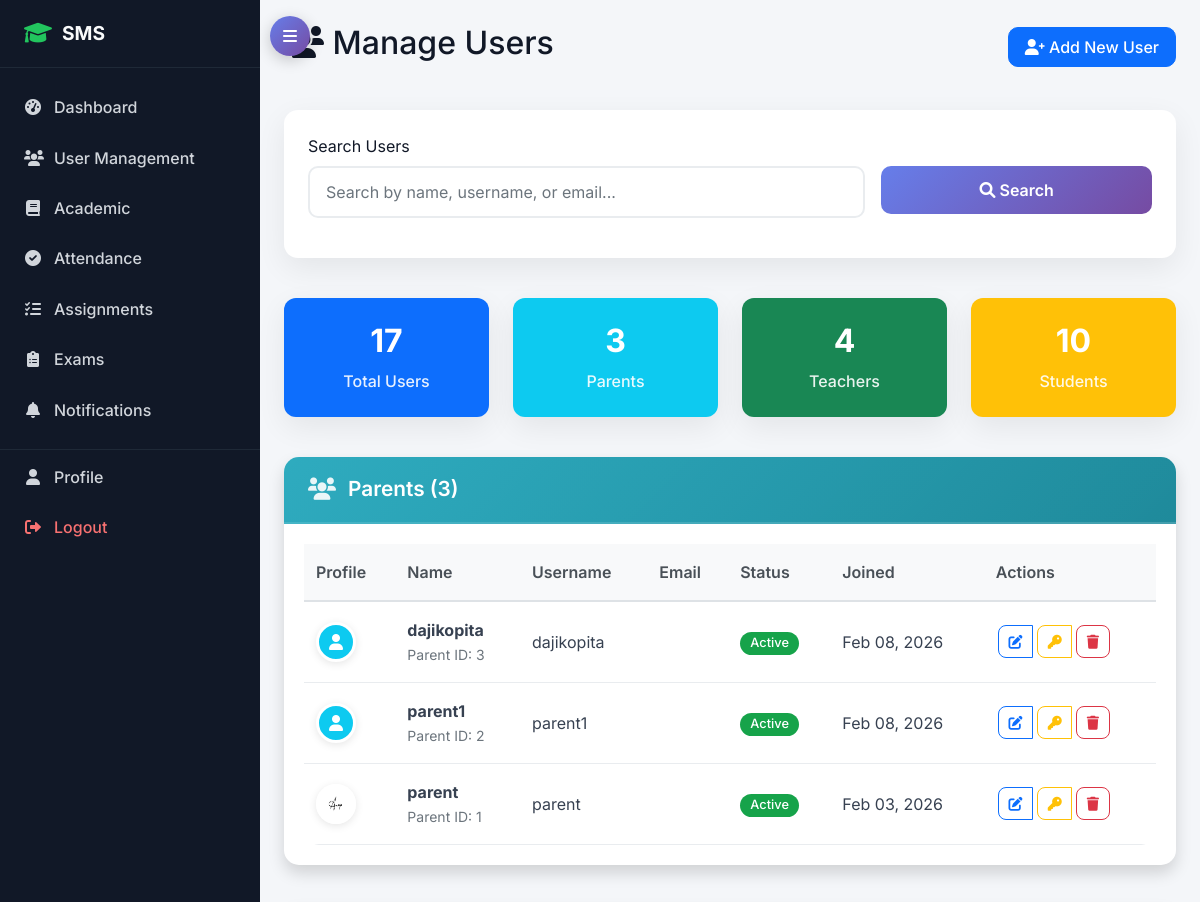
Page /accounts/admin/users/ (signed in, upper part) on the earlier database version.
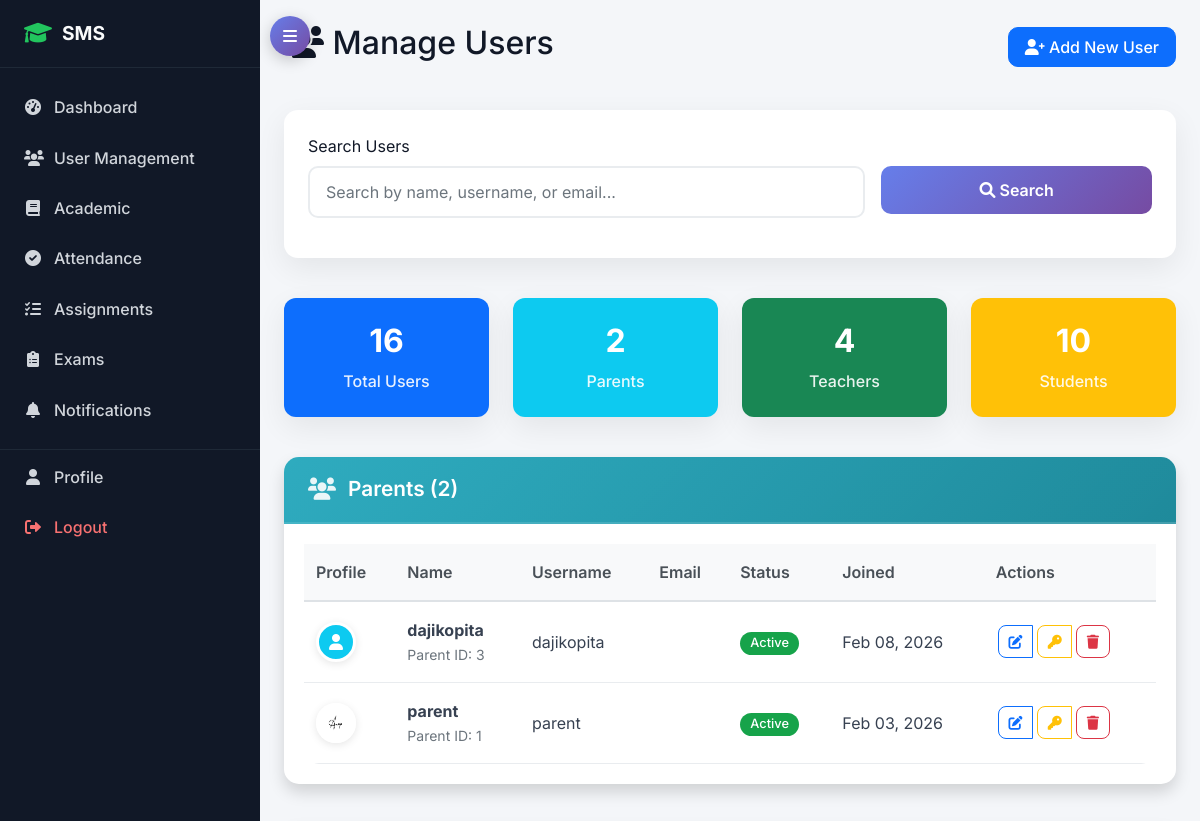
Same page on the later database version.
### accounts/models.py (models this page shows, shortened)
class User(AbstractUser):
    USER_TYPE_CHOICES = (
        ('admin', 'Admin'),
        ('student', 'Student'),
        ('teacher', 'Teacher'),
        ('parent', 'Parent'),
    )
    user_type = models.CharField(max_length=10, choices=USER_TYPE_CHOICES)
    phone_regex = RegexValidator(regex=r'^\+?1?\d{9,15}$', message="Phone number must be entered in the format: '+999999999'. Up to 15 digits allowed.")
    phone_number = models.CharField(validators=[phone_regex], max_length=17, blank=True)
    address = models.TextField(blank=True)
    date_of_birth = models.DateField(null=True, blank=True)
    profile_picture = models.ImageField(upload_to='profile_pics/', blank=True, null=True)
    is_active = models.BooleanField(default=True)
    created_at = models.DateTimeField(auto_now_add=True)
    updated_at = models.DateTimeField(auto_now=True)

class ParentProfile(models.Model):
    user = models.OneToOneField(User, on_delete=models.CASCADE, related_name='parent_profile')
    occupation = models.CharField(max_length=100)
    children = models.ManyToManyField(StudentProfile, related_name='parents')

### accounts/views.py (the view, shortened to what this page needs)
# urls.py: path('admin/users/', views.admin_user_list, name='admin_user_list'),
@login_required
@user_passes_test(is_admin)
def admin_user_list(request):
    search = request.GET.get('search', '')
    base_users = User.objects.exclude(user_type='admin')
    grouped_users = {
        'parents': base_users.filter(user_type='parent').order_by('-date_joined'),
        'teachers': base_users.filter(user_type='teacher').order_by('-date_joined'),
        'students': base_users.filter(user_type='student').order_by('-date_joined'),
    }
    user_counts = {
        'parents': grouped_users['parents'].count(),
        'teachers': grouped_users['teachers'].count(),
        'students': grouped_users['students'].count(),
        'total': sum([grouped_users['parents'].count(), grouped_users['teachers'].count(), grouped_users['students'].count()])
    }
    context = {
        'grouped_users': grouped_users,
        'user_counts': user_counts,
        'search': search,
    }
    return render(request, 'accounts/admin_user_list.html', context)

### accounts/views.py (called while the page is built)
def is_admin(user):
    return user.is_authenticated and user.user_type == 'admin'

### templates/accounts/admin_user_list.html (shortened to what this page needs)
{% extends 'base.html' %}
{% block content %}
<div class="row">
    <div class="col-12">
        <div class="d-flex justify-content-between align-items-center mb-4">
            <h2><i class="fas fa-users"></i> Manage Users</h2>
            <a href="{% url 'accounts:admin_create_user' %}" class="btn btn-primary">
                <i class="fas fa-user-plus"></i> Add New User
            </a>
        </div>
    </div>
</div>
<div class="row mb-4">
    <div class="col-12">
        <div class="card search-section">
            <div class="card-body">
                <form method="get" class="row g-3">
                    <div class="col-md-8">
                        <label for="search" class="form-label">Search Users</label>
                        <input type="text" name="search" id="search" class="form-control"
                               placeholder="Search by name, username, or email..." value="{{ search }}">
                    </div>
                    <div class="col-md-4">
                        <label class="form-label">&nbsp;</label>
                        <div class="d-grid">
                            <button type="submit" class="btn btn-primary">
                                <i class="fas fa-search"></i> Search
                            </button>
                        </div>
                    </div>
                </form>
            </div>
        </div>
    </div>
</div>
<div class="row mb-4">
    <div class="col-md-3">
        <div class="card bg-primary text-white user-stats-card">
            <div class="card-body text-center">
                <h4>{{ user_counts.total }}</h4>
                <p class="mb-0">Total Users</p>
            </div>
        </div>
    </div>
    <div class="col-md-3">
        <div class="card bg-info text-white user-stats-card">
            <div class="card-body text-center">
                <h4>{{ user_counts.parents }}</h4>
                <p class="mb-0">Parents</p>
            </div>
        </div>
    </div>
    <div class="col-md-3">
        <div class="card bg-success text-white user-stats-card">
            <div class="card-body text-center">
                <h4>{{ user_counts.teachers }}</h4>
                <p class="mb-0">Teachers</p>
            </div>
        </div>
    </div>
    <div class="col-md-3">
        <div class="card bg-warning text-white user-stats-card">
            <div class="card-body text-center">
                <h4>{{ user_counts.students }}</h4>
                <p class="mb-0">Students</p>
            </div>
        </div>
    </div>
</div>
<div class="row mb-4 user-group-section">
    <div class="col-12">
        <div class="card shadow">
            <div class="card-header bg-info text-white">
                <h4 class="mb-0"><i class="fas fa-users"></i> Parents ({{ user_counts.parents }})</h4>
            </div>
            <div class="card-body">
                {% if grouped_users.parents %}
                <div class="table-responsive">
                    <table class="table table-hover">
                        <thead>
                            <tr>
                                <th>Profile</th>
                                <th>Name</th>
                                <th>Username</th>
                                <th>Email</th>
                                <th>Status</th>
                                <th>Joined</th>
                                <th>Actions</th>
                            </tr>
                        </thead>
                        <tbody>
                            {% for user in grouped_users.parents %}
                            <tr>
                                <td>
                                    {% if user.profile_picture %}
                                        <img src="{{ user.profile_picture.url }}" class="rounded-circle" width="40" height="40">
                                    {% else %}
                                        <div class="bg-info rounded-circle d-flex align-items-center justify-content-center" style="width: 40px; height: 40px;">
                                            <i class="fas fa-user text-white"></i>
                                        </div>
                                    {% endif %}
                                </td>
                                <td>
                                    <strong>{{ user.get_full_name|default:user.username }}</strong>
                                    {% if user.parent_profile %}
                                        <br><small class="text-muted">Parent ID: {{ user.parent_profile.id }}</small>
                                    {% endif %}
                                </td>
                                <td>{{ user.username }}</td>
                                <td>{{ user.email }}</td>
                                <td>
                                    {% if user.is_active %}
                                        <span class="badge bg-success">Active</span>
                                    {% else %}
                                        <span class="badge bg-danger">Inactive</span>
                                    {% endif %}
                                </td>
                                <td>{{ user.date_joined|date:"M d, Y" }}</td>
                                <td>
                                    <div class="btn-group" role="group">
                                        <a href="{% url 'accounts:admin_edit_user' user.id %}"
                                           class="btn btn-sm btn-outline-primary" title="Edit">
                                            <i class="fas fa-edit"></i>
                                        </a>
                                        <a href="{% url 'accounts:admin_reset_password' user.id %}"
                                           class="btn btn-sm btn-outline-warning" title="Reset Password">
                                            <i class="fas fa-key"></i>
                                        </a>
                                        <a href="{% url 'accounts:admin_delete_user' user.id %}"
                                           class="btn btn-sm btn-outline-danger" title="Delete">
                                            <i class="fas fa-trash"></i>
                                        </a>
                                    </div>
                                </td>
                            </tr>
                            {% endfor %}
                        </tbody>
                    </table>
                </div>
                {% else %}
                <div class="text-center text-muted py-4">
                    <i class="fas fa-users fa-3x mb-3"></i>
                    <br>No parents found.
                </div>
                {% endif %}
            </div>
        </div>
    </div>
</div>
{% endblock %}

### templates/base.html (shortened to what this page needs)
<!DOCTYPE html>
<html lang="en">
<head>
    {% load static %}
    <link href="https://cdn.jsdelivr.net/npm/bootstrap@5.1.3/dist/css/bootstrap.min.css" rel="stylesheet">
    <link href="https://cdnjs.cloudflare.com/ajax/libs/font-awesome/6.0.0/css/all.min.css" rel="stylesheet">
    <link rel="stylesheet" href="{% static 'css/style.css' %}">
</head>
<body>
{% if user.is_authenticated %}
<div class="layout-wrapper">
    <button class="desktop-sidebar-toggle d-none d-md-flex" id="desktopSidebarToggle" aria-label="Toggle Sidebar">
        <i class="fas fa-bars"></i>
    </button>
    <aside class="sidebar" id="sidebar">
        <div class="sidebar-brand">
            <i class="fas fa-graduation-cap"></i>
            <span class="sidebar-text">SMS</span>
        </div>
        <ul class="sidebar-menu">
            <li>
                <a href="{% url 'accounts:dashboard' %}">
                    <i class="fas fa-tachometer-alt"></i> <span class="sidebar-text">Dashboard</span>
                </a>
            </li>
            {% if user.user_type == 'admin' %}
            <li>
                <a href="{% url 'accounts:admin_user_list' %}">
                    <i class="fas fa-users"></i> <span class="sidebar-text">User Management</span>
                </a>
            </li>
            <li>
                <a href="{% url 'academic:department_list' %}">
                    <i class="fas fa-book"></i> <span class="sidebar-text">Academic</span>
                </a>
            </li>
            {% endif %}
            {% if user.user_type == 'teacher' or user.user_type == 'admin' %}
            <li>
                <a href="{% url 'attendance:mark_attendance' %}">
                    <i class="fas fa-check-circle"></i> <span class="sidebar-text">Attendance</span>
                </a>
            </li>
            <li>
                <a href="{% url 'academic:assignment_list' %}">
                    <i class="fas fa-tasks"></i> <span class="sidebar-text">Assignments</span>
                </a>
            </li>
            <li>
                <a href="{% url 'examination:exam_list' %}">
                    <i class="fas fa-clipboard-list"></i> <span class="sidebar-text">Exams</span>
                </a>
            </li>
            {% endif %}
            <li>
                <a href="{% url 'notifications:notification_list' %}">
                    <i class="fas fa-bell"></i> <span class="sidebar-text">Notifications</span>
                </a>
            </li>
            <li class="sidebar-divider"></li>
            <li>
                <a href="{% url 'accounts:profile' %}">
                    <i class="fas fa-user"></i> <span class="sidebar-text">Profile</span>
                </a>
            </li>
            <li>
                <a href="{% url 'accounts:logout' %}" class="logout">
                    <i class="fas fa-sign-out-alt"></i> <span class="sidebar-text">Logout</span>
                </a>
            </li>
        </ul>
    </aside>
    <main class="main-content" id="mainContent">
{% else %}
    <main class="container-fluid mt-4">
{% endif %}
        {% block content %}{% endblock %}
    </main>
{% if user.is_authenticated %}
</div>
{% endif %}
</body>
</html>

Differences in the rows shown:
removed User: get_full_name "parent1", parent_profile.id "2", username "parent1", is_active "Active", date_joined "Feb 08, 2026"
Other differences:
{{ user_counts.total }}: "17" → "16"
{{ user_counts.parents }}: "3" → "2"
